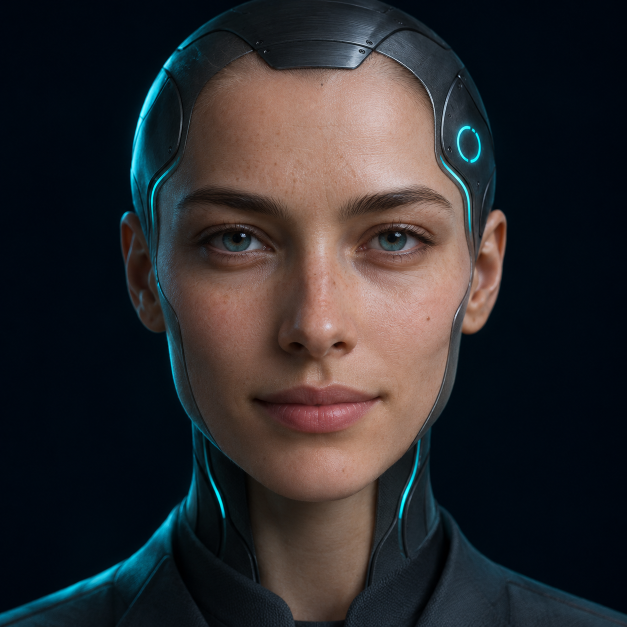
#> input picture scripts/nova-face/source/portrait.png, 1254 x 1254 px (shown at 1/2 size); its folder holds only this picture in this run
$ python postprocess.py
#> lines starting #> are read from the running program, lines starting #| are printed output that depends on the picture
#!/usr/bin/env python
"""Cut the LivePortrait renders into feathered WebP patches and write manifest.json.

Inputs: source/portrait.png and .cache/frames/*.png (from generate.py).
Outputs (default src/renderer/src/assets/nova/): base.webp (the ORIGINAL portrait resized to
1024 px, never re-rendered), one RGBA WebP patch per pose, manifest.json.

LivePortrait re-renders a 256 px face crop, so a raw render is softer and shifted in tone
against the original. Blend modes (--blend):
  hybrid  (default) L = render, N = neutral render, B = base. Where the pose changed a lot
          (|L-N| large: lips, teeth, cavity, lids) the patch is the render with the base's
          low-frequency tone correction, plus film grain matched to the base; where it did not
          change, the patch is B + (L-N), which keeps the original skin grain exactly.
  delta   patch = B + (L-N) everywhere (fuzzy, grainy cavity at wide open mouth).
  direct  patch = L, mean/std colour-matched to B in the border ring (smooth, grain lost).
All modes mean-shift the patch to the base inside a ring at the patch border (hides tone shifts).
The alpha is a rounded rectangle with a Gaussian feather, so patch corners (jaw edge, brows)
stay untouched.

Run: .cache/venv/bin/python postprocess.py [--blend delta|direct] [--out DIR]
"""
from __future__ import annotations

import argparse
import json
from pathlib import Path

import cv2
import numpy as np

HERE = Path(__file__).resolve().parent
PORTRAIT = HERE / "source" / "portrait.png"
FRAMES = HERE / ".cache" / "frames"
DEFAULT_OUT = HERE.parent.parent / "src" / "renderer" / "src" / "assets" / "nova"

BASE_SIZE = 1024
WEBP_QUALITY = 90
FEATHER = 12  # px at 1024; Gaussian sigma = FEATHER / 2.5 on an inset rectangle
RING = 18  # px: width of the border ring used for colour matching

# Rects [x, y, w, h] at 1024 px. Chosen from the face geometry (mouth corners, eye corners and
# brows) and clipped so no patch touches the cyan lines (head side lines at x<=300 / x>=720 beside
# the eyes, neck lines at x<=356 / x>=661 beside the mouth): see verify.py. Narrower than the
# 360x240 / 520x200 first estimates for that reason.
MOUTH_RECT = (362, 546, 296, 240)
EYE_RECT = (302, 290, 432, 200)

# id -> (kind, rect, manifest extras)
POSES: dict[str, tuple[str, tuple[int, int, int, int], dict]] = {}
MOUTH_LEVELS = 12
for _l in range(1, MOUTH_LEVELS + 1):
    POSES[f"mouth-{_l}"] = ("mouth", MOUTH_RECT, {"level": _l})
# vowel shapes: id -> (vowel, variant); variant 2 is the smaller of the family
VOWELS = {"eee": ("eee", None), "eee-2": ("eee", 2), "aaa": ("aaa", None), "oo": ("oo", None), "oo-2": ("oo", 2)}
for _id, (_v, _var) in VOWELS.items():
    POSES[f"vowel-{_id}"] = ("mouth", MOUTH_RECT, {"vowel": _v, **({"variant": _var} if _var else {})})
POSES["mouth-closed"] = ("mouth", MOUTH_RECT, {"shape": "closed"})
for _s in (1, 2):
    POSES[f"blink-{_s}"] = ("blink", EYE_RECT, {"step": _s})
for _d in ("left", "right", "up", "down", "upleft", "upright"):
    POSES[f"glance-{_d}"] = ("glance", EYE_RECT, {"dir": _d})

# Blink: neutral eyes -> step 1 (almost shut) -> step 2 (shut) -> step 1 -> neutral. Hold time of each frame in ms.
BLINK_SEQUENCE = ["blink-1", "blink-2", "blink-1"]
BLINK_TIMINGS_MS = [45, 70, 60]


def read_rgb(path: Path) -> np.ndarray:
    img = cv2.imread(str(path), cv2.IMREAD_COLOR)
#> img is the input picture: shape (1254, 1254, 3); mean B, G, R 45.8, 43.6, 45.6
    if img is None:
        raise SystemExit(f"cannot read {path}")
    return img[..., ::-1]
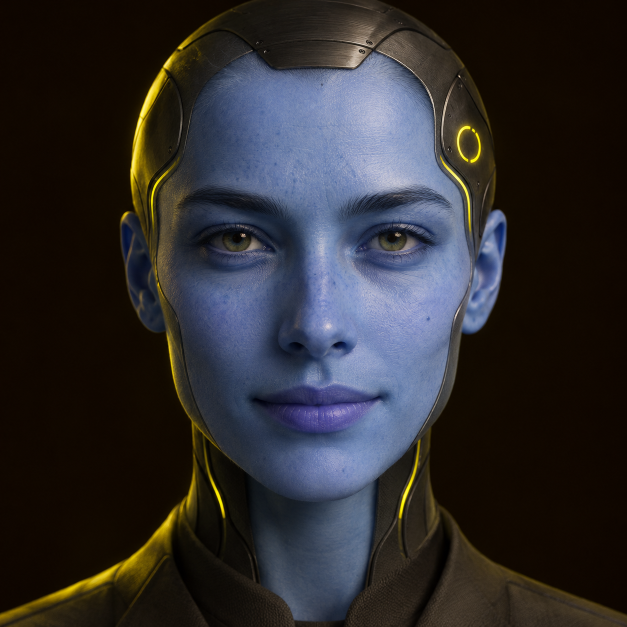
#> returned value: shape (1254, 1254, 3) (shown at 1/2 size); mean of channels 0, 1, 2 45.6, 43.6, 45.8; drawn as B, G, R


def to_base_size(rgb: np.ndarray) -> np.ndarray:
    return cv2.resize(rgb, (BASE_SIZE, BASE_SIZE), interpolation=cv2.INTER_AREA)
#> returned value: shape (1024, 1024, 3)


CORNER = {"mouth": 70, "blink": 40, "glance": 40}  # corner radius of the rounded alpha, px


# [52 lines left out: functions feather_alpha, ring_mask, grain, build_patch, not called in this run]


def write_webp(path: Path, rgba: np.ndarray) -> None:
    ok = cv2.imwrite(str(path), rgba[..., [2, 1, 0, 3]], [cv2.IMWRITE_WEBP_QUALITY, WEBP_QUALITY])
    if not ok:
        raise SystemExit(f"cannot write {path}")


def main() -> None:
    ap = argparse.ArgumentParser()
    ap.add_argument("--blend", choices=["hybrid", "delta", "direct"], default="hybrid")
    ap.add_argument("--out", type=Path, default=DEFAULT_OUT)
    a = ap.parse_args()
    out: Path = a.out
    out.mkdir(parents=True, exist_ok=True)
    for stale in out.glob("*.webp"):
        stale.unlink()

    src = read_rgb(PORTRAIT)
    base_png = to_base_size(src)
    write_webp(out / "base.webp", np.dstack([base_png, np.full(base_png.shape[:2], 255, np.uint8)]))
    # Patches are built against the base as the app will decode it (WebP is lossy).
    base = cv2.imread(str(out / "base.webp"), cv2.IMREAD_COLOR)[..., ::-1]
    neutral = to_base_size(read_rgb(FRAMES / "neutral.png"))

    meta = json.loads((FRAMES / "poses.json").read_text())
    measure, params = meta.get("measure", {}), meta["poses"]
    frames = []
    for pid, (kind, rect, extra) in POSES.items():
        render = to_base_size(read_rgb(FRAMES / f"{pid}.png"))
        patch = build_patch(base, neutral, render, rect, a.blend, CORNER[kind])
        write_webp(out / f"{pid}.webp", patch)
        fr = {"id": pid, "kind": kind, **extra, "src": f"{pid}.webp", "rect": list(rect), "feather": FEATHER}
        if kind == "mouth":  # inner-lip gap / mouth width in px at 1024 and the LivePortrait controls
            fr["opening"] = measure[pid]["opening"]
            fr["width"] = measure[pid]["width"]
            fr["params"] = params[pid]
        frames.append(fr)
        print(f"{pid:16s} {rect} {(out / f'{pid}.webp').stat().st_size / 1024:6.1f} KB")

    manifest = {
        "version": 1,
        "baseSize": BASE_SIZE,
        "bases": [{"id": "base", "src": "base.webp"}],
        "mouthLevels": MOUTH_LEVELS,
        "mouthBaseOpening": measure.get("neutral", {}).get("opening", 0.0),
        "frames": frames,
        "blinkSequence": BLINK_SEQUENCE,
        "blinkTimingsMs": BLINK_TIMINGS_MS,
    }
    (out / "manifest.json").write_text(json.dumps(manifest, indent=2) + "\n")
    total = sum(p.stat().st_size for p in out.iterdir() if p.is_file())
    print(f"blend={a.blend} wrote {len(frames)} patches + base + manifest to {out}: {total / 1024:.0f} KB")


if __name__ == "__main__":
#> (the run stopped early here; a loop or call above may not have finished)
